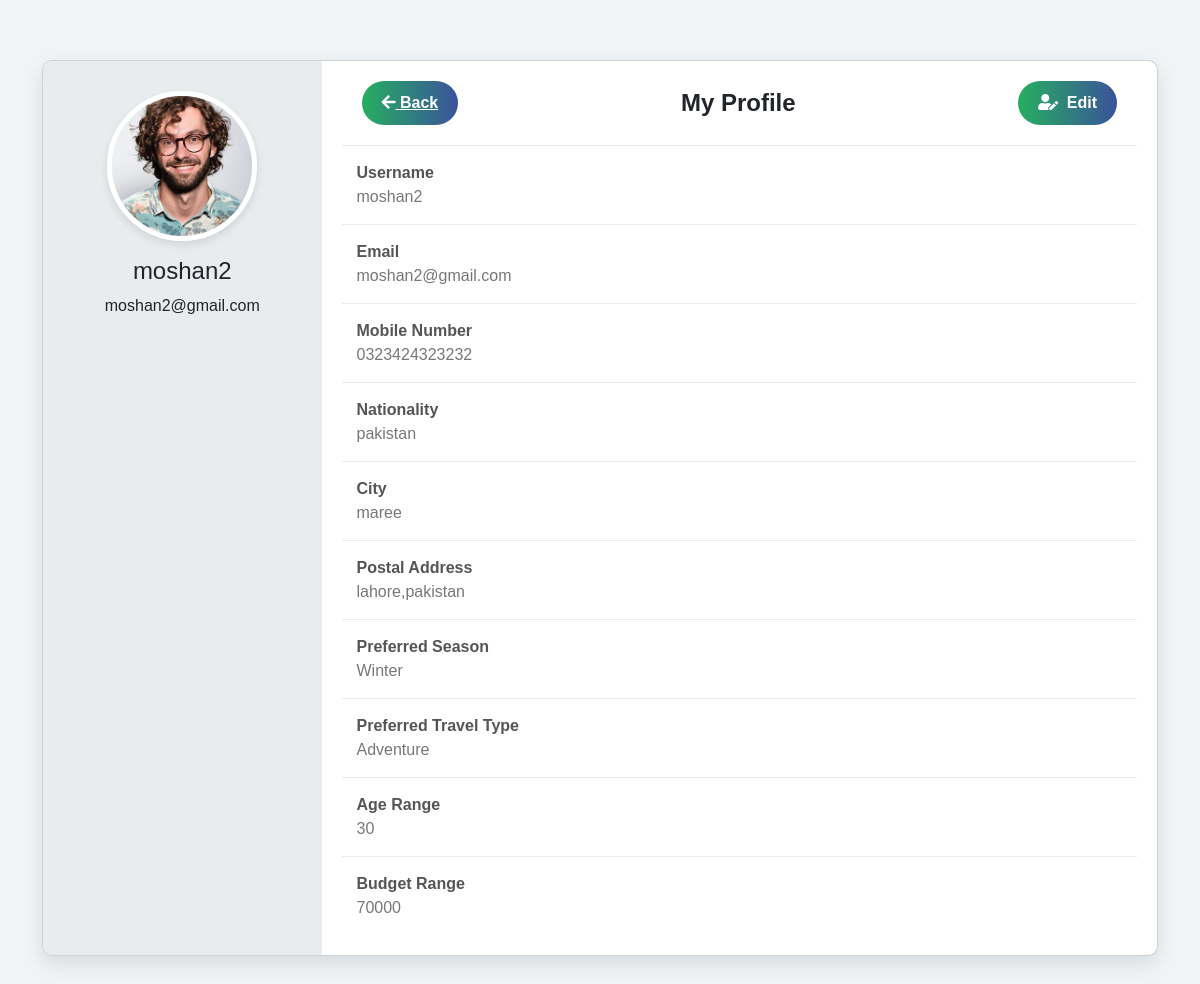
Page /users/profile-update/ (signed in) on the committed database.
### users/models.py (models this page shows, shortened)
class CustomUser(AbstractUser):
    mobile_number = models.CharField(max_length=15, unique=True, blank=True, null=True)
    nationality = models.CharField(max_length=50, blank=True, null=True)
    city = models.CharField(max_length=50, blank=True, null=True)
    postal_address = models.TextField(blank=True, null=True)
    preferred_season = models.CharField(max_length=20, blank=True, null=True)
    preferred_travel_type = models.CharField(max_length=50, blank=True, null=True)
    age_range = models.CharField(max_length=20, blank=True, null=True)
    budget_range = models.CharField(max_length=50, blank=True, null=True)
    profile_picture = models.ImageField(upload_to='profile_pics/', blank=True, null=True)

### users/views.py (the view)
# urls.py: path('profile-update/', views.profile_update, name='profile_update'),
@login_required
def profile_update(request):
    if request.method == 'POST':
        form = CustomUserForm(request.POST, request.FILES, instance=request.user)
        if form.is_valid():
            form.save()
            return redirect('dashboard')
    else:
        form = CustomUserForm(instance=request.user)
    return render(request, 'users/profile_update.html', {'form': form})

### users/templates/users/profile_update.html (shortened to what this page needs)
{% load static %}
<!DOCTYPE html>
<html lang="en">
<head>
  <link href="https://cdn.jsdelivr.net/npm/bootstrap@5.3.0-alpha1/dist/css/bootstrap.min.css" rel="stylesheet">
  <link rel="stylesheet" href="https://use.fontawesome.com/releases/v5.15.4/css/all.css">
</head>
<body>
<div class="container profile-container">
  <div class="card profile-card">
    <div class="row g-0">
      <div class="col-md-3 profile-left">
        {% if user.profile_picture %}
          <img src="{{ user.profile_picture.url }}" alt="Profile Picture">
        {% else %}
          <img src="{% static 'img/default_avatar.png' %}" alt="Default Avatar">
        {% endif %}
        <h4 class="mt-3">{{ user.username }}</h4>
        <p>{{ user.email }}</p>
      </div>
      <div class="col-md-9 profile-center">
        <div class="profile-header">
          <a href="javascript:history.back()" class="btn-back">
            <i class="fas fa-arrow-left"></i> Back
          </a>
          <h4 id="profile-title">My Profile</h4>
          <button class="btn-edit" data-bs-toggle="modal" data-bs-target="#editModal">
            <i class="fas fa-user-edit me-1"></i> Edit
          </button>
        </div>
        <div id="view-mode">
          <div class="info-group">
            <label>Username</label>
            <p>{{ user.username }}</p>
          </div>
          <div class="info-group">
            <label>Email</label>
            <p>{{ user.email }}</p>
          </div>
          <div class="info-group">
            <label>Mobile Number</label>
            <p>{{ user.mobile_number }}</p>
          </div>
          <div class="info-group">
            <label>Nationality</label>
            <p>{{ user.nationality }}</p>
          </div>
          <div class="info-group">
            <label>City</label>
            <p>{{ user.city }}</p>
          </div>
          <div class="info-group">
            <label>Postal Address</label>
            <p>{{ user.postal_address }}</p>
          </div>
          <div class="info-group">
            <label>Preferred Season</label>
            <p>{{ user.preferred_season }}</p>
          </div>
          <div class="info-group">
            <label>Preferred Travel Type</label>
            <p>{{ user.preferred_travel_type }}</p>
          </div>
          <div class="info-group">
            <label>Age Range</label>
            <p>{{ user.age_range }}</p>
          </div>
          <div class="info-group">
            <label>Budget Range</label>
            <p>{{ user.budget_range }}</p>
          </div>
        </div>
      </div>
    </div>
  </div>
</div>
</body>
</html>

### users/templates/users/profile_update.html (style rules this page uses)
body { background-color: #f0f4f7; font-family: 'Montserrat', sans-serif; }
.profile-container { margin-top: 60px; margin-bottom: 60px; }
.profile-card { background-color: #fff; border-radius: 10px; box-shadow: 0 8px 20px rgba(0,0,0,0.1); overflow: hidden; }
.profile-left { background-color: #e9ecef; text-align: center; padding: 30px; }
.profile-left img { width: 150px; height: 150px; border-radius: 50%; object-fit: cover; border: 5px solid #fff; box-shadow: 0 4px 8px rgba(0,0,0,0.1); }
.profile-center { padding: 0 20px 20px 20px; }
.profile-header { padding: 20px; border-bottom: 1px solid #e9ecef; display: flex; justify-content: space-between; align-items: center; }
.profile-header h4 { margin: 0; font-weight: 700; }
.btn-back, .btn-edit, .btn-save { background: linear-gradient(90deg, #27ae60, #3a539b); border: none; border-radius: 30px; padding: 10px 20px; color: #fff; font-weight: 600; transition: transform 0.3s, opacity 0.3s; }
.info-group { padding: 15px; border-bottom: 1px solid #e9ecef; }
.info-group:last-child { border-bottom: none; }
.info-group label { font-weight: 600; display: block; color: #555; }
.info-group p { margin: 0; color: #777; }

### rows in the picture
CustomUser: profile_picture (picture), username "moshan2", email "moshan2@gmail.com", mobile_number "0323424323232", nationality "pakistan", city "maree", postal_address "lahore,pakistan", preferred_season "Winter", preferred_travel_type "Adventure", age_range "30", budget_range "70000"
